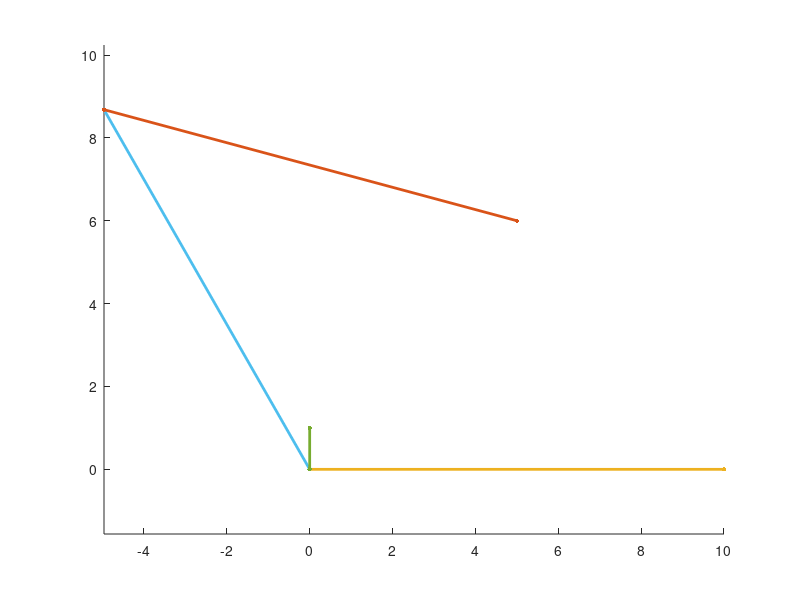

Recreate this plot in MATLAB.
function res = test3()
res = 0
figure; hold on; axis equal;
plot([0 0],[0 0], 'LineWidth', 2, 'Marker', '.', 'MarkerSize', 10)
plot([10 10],[0 0], 'LineWidth', 2, 'Marker', '.', 'MarkerSize', 10)
plot([0 10],[0 0], 'LineWidth', 2, 'Marker', '.', 'MarkerSize', 10)
plot([-1.54095e-05 -1.54095e-05],[-1.54095e-05 -1.54095e-05], 'LineWidth', 2, 'Marker', '.', 'MarkerSize', 10)
plot([-4.96451 -4.96451],[8.68064 8.68064], 'LineWidth', 2, 'Marker', '.', 'MarkerSize', 10)
plot([-1.54095e-05 -4.96451],[-1.54095e-05 8.68064], 'LineWidth', 2, 'Marker', '.', 'MarkerSize', 10)
plot([-4.9645 -4.9645],[8.68063 8.68063], 'LineWidth', 2, 'Marker', '.', 'MarkerSize', 10)
plot([5 5],[6 6], 'LineWidth', 2, 'Marker', '.', 'MarkerSize', 10)
plot([-4.9645 5],[8.68063 6], 'LineWidth', 2, 'Marker', '.', 'MarkerSize', 10)
plot([0 0],[0 0], 'LineWidth', 2, 'Marker', '.', 'MarkerSize', 10)
plot([0 0],[1 1], 'LineWidth', 2, 'Marker', '.', 'MarkerSize', 10)
plot([0 0],[0 1], 'LineWidth', 2, 'Marker', '.', 'MarkerSize', 10)
